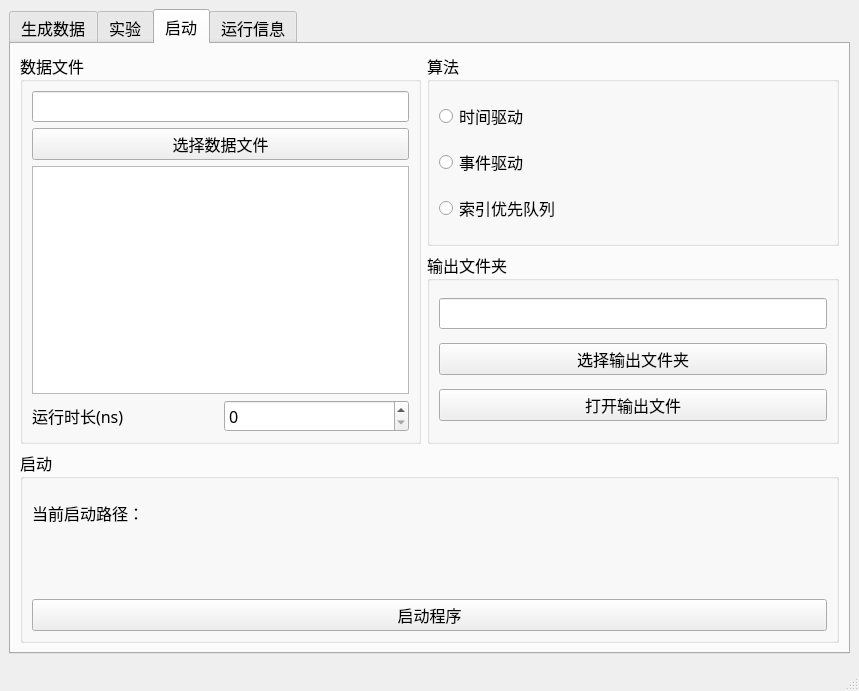
<?xml version="1.0" encoding="UTF-8"?>
<ui version="4.0">
 <class>MainWindow</class>
 <widget class="QMainWindow" name="MainWindow">
  <property name="geometry">
   <rect>
    <x>0</x>
    <y>0</y>
    <width>859</width>
    <height>691</height>
   </rect>
  </property>
  <property name="font">
   <font>
    <family>微软雅黑 Light</family>
    <pointsize>12</pointsize>
    <bold>false</bold>
   </font>
  </property>
  <property name="windowTitle">
   <string>MainWindow</string>
  </property>
  <property name="locale">
   <locale language="Chinese" country="China"/>
  </property>
  <widget class="QWidget" name="centralwidget">
   <layout class="QGridLayout" name="gridLayout_9">
    <item row="0" column="0" rowspan="2">
     <widget class="QTabWidget" name="tabWidget">
      <property name="currentIndex">
       <number>2</number>
      </property>
      <widget class="QWidget" name="tabGen">
       <attribute name="title">
        <string>生成数据</string>
       </attribute>
       <layout class="QGridLayout" name="gridLayout_11">
        <item row="1" column="2" colspan="2">
         <widget class="QGroupBox" name="generator">
          <property name="font">
           <font>
            <family>微软雅黑 Light</family>
            <pointsize>12</pointsize>
            <bold>false</bold>
           </font>
          </property>
          <property name="title">
           <string>生成</string>
          </property>
          <layout class="QGridLayout" name="gridLayout_4">
           <item row="3" column="1">
            <widget class="QPushButton" name="btnGen">
             <property name="text">
              <string>生成数据</string>
             </property>
            </widget>
           </item>
           <item row="1" column="1">
            <widget class="QLineEdit" name="textGenDir">
             <property name="text">
              <string/>
             </property>
             <property name="placeholderText">
              <string/>
             </property>
            </widget>
           </item>
           <item row="0" column="1">
            <widget class="QLabel" name="label_14">
             <property name="text">
              <string>文件夹路径</string>
             </property>
            </widget>
           </item>
           <item row="2" column="1">
            <widget class="QPushButton" name="btnOpenGenFile">
             <property name="text">
              <string>打开文件夹</string>
             </property>
            </widget>
           </item>
          </layout>
         </widget>
        </item>
        <item row="0" column="3">
         <widget class="QGroupBox" name="ctrlGroup">
          <property name="title">
           <string>控制</string>
          </property>
          <layout class="QGridLayout" name="gridLayout_5">
           <item row="2" column="0">
            <widget class="QCheckBox" name="if_fps">
             <property name="text">
              <string>实时显示程序信息</string>
             </property>
             <property name="checked">
              <bool>true</bool>
             </property>
            </widget>
           </item>
           <item row="0" column="0">
            <widget class="QCheckBox" name="if_gl">
             <property name="text">
              <string>OpenGL可视化</string>
             </property>
             <property name="checked">
              <bool>true</bool>
             </property>
            </widget>
           </item>
           <item row="1" column="0">
            <widget class="QCheckBox" name="if_output">
             <property name="text">
              <string>输出末状态</string>
             </property>
            </widget>
           </item>
           <item row="3" column="0">
            <widget class="QCheckBox" name="if_info">
             <property name="text">
              <string>实时显示系统信息</string>
             </property>
             <property name="checked">
              <bool>false</bool>
             </property>
            </widget>
           </item>
          </layout>
         </widget>
        </item>
        <item row="1" column="0" colspan="2">
         <widget class="QGroupBox" name="cArgs_2">
          <property name="font">
           <font>
            <family>微软雅黑 Light</family>
            <pointsize>12</pointsize>
            <bold>false</bold>
           </font>
          </property>
          <property name="title">
           <string>相机</string>
          </property>
          <layout class="QGridLayout" name="gridLayout_8">
           <item row="3" column="0">
            <widget class="QLabel" name="label_20">
             <property name="text">
              <string>视点位置</string>
             </property>
            </widget>
           </item>
           <item row="1" column="4">
            <widget class="QLabel" name="label_19">
             <property name="text">
              <string>Z</string>
             </property>
            </widget>
           </item>
           <item row="1" column="3">
            <widget class="QLabel" name="label_17">
             <property name="text">
              <string>Y</string>
             </property>
            </widget>
           </item>
           <item row="3" column="1">
            <widget class="QDoubleSpinBox" name="cX_2">
             <property name="value">
              <double>0.000000000000000</double>
             </property>
            </widget>
           </item>
           <item row="4" column="1">
            <widget class="QDoubleSpinBox" name="cLocX_2">
             <property name="enabled">
              <bool>true</bool>
             </property>
             <property name="wrapping">
              <bool>false</bool>
             </property>
             <property name="readOnly">
              <bool>false</bool>
             </property>
             <property name="value">
              <double>5.000000000000000</double>
             </property>
            </widget>
           </item>
           <item row="3" column="3">
            <widget class="QDoubleSpinBox" name="cY_2"/>
           </item>
           <item row="4" column="0">
            <widget class="QLabel" name="label_18">
             <property name="text">
              <string>相机位置</string>
             </property>
            </widget>
           </item>
           <item row="1" column="1">
            <widget class="QLabel" name="label_16">
             <property name="text">
              <string>X</string>
             </property>
            </widget>
           </item>
           <item row="4" column="4">
            <widget class="QDoubleSpinBox" name="cLocZ_2">
             <property name="value">
              <double>5.000000000000000</double>
             </property>
            </widget>
           </item>
           <item row="3" column="4">
            <widget class="QDoubleSpinBox" name="cZ_2"/>
           </item>
           <item row="4" column="3">
            <widget class="QDoubleSpinBox" name="cLocY_2">
             <property name="value">
              <double>5.000000000000000</double>
             </property>
            </widget>
           </item>
           <item row="6" column="0">
            <widget class="QLabel" name="label_22">
             <property name="text">
              <string>刷新步长(s)</string>
             </property>
            </widget>
           </item>
           <item row="5" column="3">
            <widget class="QDoubleSpinBox" name="cRot_v">
             <property name="suffix">
              <string/>
             </property>
             <property name="value">
              <double>0.050000000000000</double>
             </property>
            </widget>
           </item>
           <item row="6" column="3">
            <widget class="QDoubleSpinBox" name="dispRate">
             <property name="suffix">
              <string/>
             </property>
             <property name="value">
              <double>60.000000000000000</double>
             </property>
            </widget>
           </item>
           <item row="5" column="0" colspan="2">
            <widget class="QLabel" name="label_21">
             <property name="text">
              <string>环绕速度(rad/s)</string>
             </property>
            </widget>
           </item>
          </layout>
         </widget>
        </item>
        <item row="0" column="0" colspan="3">
         <widget class="QTabWidget" name="tabGenArgs">
          <property name="currentIndex">
           <number>1</number>
          </property>
          <widget class="QWidget" name="tabBall">
           <attribute name="title">
            <string>球体系统</string>
           </attribute>
           <layout class="QGridLayout" name="gridLayout_6">
            <item row="0" column="0">
             <widget class="QGroupBox" name="bArgs">
              <property name="font">
               <font>
                <family>微软雅黑 Light</family>
                <pointsize>12</pointsize>
                <bold>false</bold>
               </font>
              </property>
              <property name="title">
               <string>球体</string>
              </property>
              <layout class="QGridLayout" name="gridLayout">
               <item row="2" column="2">
                <widget class="QCheckBox" name="bMassR">
                 <property name="text">
                  <string>分布</string>
                 </property>
                </widget>
               </item>
               <item row="3" column="0">
                <widget class="QLabel" name="label_3">
                 <property name="text">
                  <string>速度(m/s)</string>
                 </property>
                </widget>
               </item>
               <item row="5" column="1">
                <widget class="QSpinBox" name="bNum">
                 <property name="value">
                  <number>2</number>
                 </property>
                </widget>
               </item>
               <item row="3" column="1">
                <widget class="QDoubleSpinBox" name="bVelocity">
                 <property name="value">
                  <double>1.000000000000000</double>
                 </property>
                </widget>
               </item>
               <item row="4" column="0">
                <widget class="QLabel" name="label_4">
                 <property name="text">
                  <string>间距(m)</string>
                 </property>
                </widget>
               </item>
               <item row="2" column="0">
                <widget class="QLabel" name="label_2">
                 <property name="text">
                  <string>质量(kg)</string>
                 </property>
                </widget>
               </item>
               <item row="3" column="2">
                <widget class="QCheckBox" name="bVelocityR">
                 <property name="text">
                  <string>分布</string>
                 </property>
                 <property name="checked">
                  <bool>false</bool>
                 </property>
                </widget>
               </item>
               <item row="5" column="0">
                <widget class="QLabel" name="label_5">
                 <property name="text">
                  <string>边个数</string>
                 </property>
                </widget>
               </item>
               <item row="4" column="1">
                <widget class="QDoubleSpinBox" name="bDistance">
                 <property name="value">
                  <double>1.500000000000000</double>
                 </property>
                </widget>
               </item>
               <item row="0" column="1">
                <widget class="QDoubleSpinBox" name="bRadium">
                 <property name="value">
                  <double>0.500000000000000</double>
                 </property>
                </widget>
               </item>
               <item row="2" column="1">
                <widget class="QDoubleSpinBox" name="bMass">
                 <property name="value">
                  <double>1.000000000000000</double>
                 </property>
                </widget>
               </item>
               <item row="0" column="0">
                <widget class="QLabel" name="label">
                 <property name="text">
                  <string>半径(m)</string>
                 </property>
                </widget>
               </item>
               <item row="0" column="2">
                <widget class="QCheckBox" name="bRadiumR">
                 <property name="text">
                  <string>分布</string>
                 </property>
                </widget>
               </item>
              </layout>
             </widget>
            </item>
            <item row="0" column="1">
             <widget class="QGroupBox" name="cArgs">
              <property name="font">
               <font>
                <family>微软雅黑 Light</family>
                <pointsize>12</pointsize>
                <bold>false</bold>
               </font>
              </property>
              <property name="title">
               <string>容器</string>
              </property>
              <layout class="QGridLayout" name="gridLayout_2">
               <item row="5" column="2">
                <widget class="QDoubleSpinBox" name="cLocX"/>
               </item>
               <item row="6" column="0">
                <widget class="QLabel" name="label_12">
                 <property name="text">
                  <string>Y</string>
                 </property>
                </widget>
               </item>
               <item row="4" column="2">
                <widget class="QLabel" name="label_7">
                 <property name="maximumSize">
                  <size>
                   <width>16777215</width>
                   <height>40</height>
                  </size>
                 </property>
                 <property name="text">
                  <string>中心位置(m)</string>
                 </property>
                </widget>
               </item>
               <item row="7" column="2">
                <widget class="QDoubleSpinBox" name="cLocZ"/>
               </item>
               <item row="4" column="1">
                <widget class="QLabel" name="label_6">
                 <property name="maximumSize">
                  <size>
                   <width>16777215</width>
                   <height>40</height>
                  </size>
                 </property>
                 <property name="text">
                  <string>各边长度(m)</string>
                 </property>
                </widget>
               </item>
               <item row="5" column="1">
                <widget class="QDoubleSpinBox" name="cX">
                 <property name="value">
                  <double>4.500000000000000</double>
                 </property>
                </widget>
               </item>
               <item row="7" column="1">
                <widget class="QDoubleSpinBox" name="cZ">
                 <property name="value">
                  <double>4.500000000000000</double>
                 </property>
                </widget>
               </item>
               <item row="5" column="0">
                <widget class="QLabel" name="label_11">
                 <property name="text">
                  <string>X</string>
                 </property>
                </widget>
               </item>
               <item row="7" column="0">
                <widget class="QLabel" name="label_13">
                 <property name="text">
                  <string>Z</string>
                 </property>
                </widget>
               </item>
               <item row="6" column="1">
                <widget class="QDoubleSpinBox" name="cY">
                 <property name="value">
                  <double>4.500000000000000</double>
                 </property>
                </widget>
               </item>
               <item row="6" column="2">
                <widget class="QDoubleSpinBox" name="cLocY"/>
               </item>
               <item row="3" column="1">
                <widget class="QCheckBox" name="if_c">
                 <property name="maximumSize">
                  <size>
                   <width>16777215</width>
                   <height>32</height>
                  </size>
                 </property>
                 <property name="text">
                  <string>使用容器</string>
                 </property>
                 <property name="checked">
                  <bool>true</bool>
                 </property>
                </widget>
               </item>
              </layout>
             </widget>
            </item>
           </layout>
          </widget>
          <widget class="QWidget" name="gArgs">
           <attribute name="title">
            <string>理想气体</string>
           </attribute>
           <layout class="QGridLayout" name="gridLayout_3">
            <item row="2" column="1">
             <widget class="QDoubleSpinBox" name="gTem">
              <property name="maximum">
               <double>1000000.000000000000000</double>
              </property>
              <property name="value">
               <double>273.149999999999977</double>
              </property>
             </widget>
            </item>
            <item row="7" column="1">
             <widget class="QComboBox" name="gType">
              <property name="currentIndex">
               <number>3</number>
              </property>
              <item>
               <property name="text">
                <string>Hydrogen</string>
               </property>
              </item>
              <item>
               <property name="text">
                <string>Helium</string>
               </property>
              </item>
              <item>
               <property name="text">
                <string>Nitrogen</string>
               </property>
              </item>
              <item>
               <property name="text">
                <string>Oxygen</string>
               </property>
              </item>
             </widget>
            </item>
            <item row="6" column="0">
             <widget class="QLabel" name="label_10">
              <property name="text">
               <string>气压(Pa)</string>
              </property>
             </widget>
            </item>
            <item row="1" column="1">
             <widget class="QLabel" name="label_9">
              <property name="text">
               <string>温度(K)</string>
              </property>
             </widget>
            </item>
            <item row="6" column="1">
             <widget class="QLabel" name="label_23">
              <property name="text">
               <string>分子种类</string>
              </property>
             </widget>
            </item>
            <item row="7" column="0">
             <widget class="QDoubleSpinBox" name="gPre">
              <property name="maximum">
               <double>100000000.000000000000000</double>
              </property>
              <property name="value">
               <double>101325.000000000000000</double>
              </property>
             </widget>
            </item>
            <item row="2" column="0">
             <widget class="QDoubleSpinBox" name="gLen">
              <property name="decimals">
               <number>6</number>
              </property>
              <property name="minimum">
               <double>0.000000000000000</double>
              </property>
              <property name="value">
               <double>0.300000000000000</double>
              </property>
             </widget>
            </item>
            <item row="1" column="0">
             <widget class="QLabel" name="label_8">
              <property name="text">
               <string>容器边长(μm)</string>
              </property>
             </widget>
            </item>
           </layout>
          </widget>
         </widget>
        </item>
       </layout>
      </widget>
      <widget class="QWidget" name="tabExp">
       <attribute name="title">
        <string>实验</string>
       </attribute>
       <layout class="QGridLayout" name="gridLayout_10">
        <item row="0" column="0">
         <widget class="QGroupBox" name="expSelcet">
          <property name="minimumSize">
           <size>
            <width>401</width>
            <height>0</height>
           </size>
          </property>
          <property name="title">
           <string>实验</string>
          </property>
          <layout class="QVBoxLayout" name="verticalLayout">
           <item>
            <widget class="QRadioButton" name="exp1">
             <property name="text">
              <string>4.1 时间和事件驱动</string>
             </property>
            </widget>
           </item>
           <item>
            <widget class="QRadioButton" name="exp2">
             <property name="text">
              <string>4.2 浮点运算误差</string>
             </property>
            </widget>
           </item>
           <item>
            <widget class="QRadioButton" name="exp3">
             <property name="text">
              <string>4.3 索引优先队列</string>
             </property>
            </widget>
           </item>
          </layout>
         </widget>
        </item>
        <item row="1" column="0">
         <widget class="QPushButton" name="btnRunExp">
          <property name="text">
           <string>启动实验</string>
          </property>
         </widget>
        </item>
        <item row="0" column="1" rowspan="2">
         <widget class="QTextBrowser" name="textExp">
          <property name="html">
           <string>&lt;!DOCTYPE HTML PUBLIC &quot;-//W3C//DTD HTML 4.0//EN&quot; &quot;http://www.w3.org/TR/REC-html40/strict.dtd&quot;&gt;
&lt;html&gt;&lt;head&gt;&lt;meta name=&quot;qrichtext&quot; content=&quot;1&quot; /&gt;&lt;meta charset=&quot;utf-8&quot; /&gt;&lt;style type=&quot;text/css&quot;&gt;
p, li { white-space: pre-wrap; }
&lt;/style&gt;&lt;/head&gt;&lt;body style=&quot; font-family:'微软雅黑 Light'; font-size:12pt; font-weight:400; font-style:normal;&quot;&gt;
&lt;p style=&quot; margin-top:0px; margin-bottom:0px; margin-left:0px; margin-right:0px; -qt-block-indent:0; text-indent:0px;&quot;&gt;选择一个实验，点击启动实验按钮，实验程序将自动运行。请等待实验程序结束。&lt;/p&gt;
&lt;p style=&quot;-qt-paragraph-type:empty; margin-top:0px; margin-bottom:0px; margin-left:0px; margin-right:0px; -qt-block-indent:0; text-indent:0px;&quot;&gt;&lt;br /&gt;&lt;/p&gt;
&lt;p style=&quot; margin-top:0px; margin-bottom:0px; margin-left:0px; margin-right:0px; -qt-block-indent:0; text-indent:0px;&quot;&gt;实验说明：&lt;/p&gt;
&lt;p style=&quot;-qt-paragraph-type:empty; margin-top:0px; margin-bottom:0px; margin-left:0px; margin-right:0px; -qt-block-indent:0; text-indent:0px;&quot;&gt;&lt;br /&gt;&lt;/p&gt;
&lt;p style=&quot; margin-top:0px; margin-bottom:0px; margin-left:0px; margin-right:0px; -qt-block-indent:0; text-indent:0px;&quot;&gt;&lt;span style=&quot; font-weight:700;&quot;&gt;4.1 时间驱动和事件驱动&lt;/span&gt;&lt;/p&gt;
&lt;p style=&quot; margin-top:0px; margin-bottom:0px; margin-left:0px; margin-right:0px; -qt-block-indent:0; text-indent:0px;&quot;&gt;实验程序将按顺序对每份实验数据调用时间驱动和事件驱动的程序，记录运行事件并输出到结果文件中&lt;/p&gt;
&lt;p style=&quot;-qt-paragraph-type:empty; margin-top:0px; margin-bottom:0px; margin-left:0px; margin-right:0px; -qt-block-indent:0; text-indent:0px;&quot;&gt;&lt;br /&gt;&lt;/p&gt;
&lt;p style=&quot; margin-top:0px; margin-bottom:0px; margin-left:0px; margin-right:0px; -qt-block-indent:0; text-indent:0px;&quot;&gt;&lt;span style=&quot; font-weight:700;&quot;&gt;4.2 浮点运算误差&lt;/span&gt;&lt;/p&gt;
&lt;p style=&quot; margin-top:0px; margin-bottom:0px; margin-left:0px; margin-right:0px; -qt-block-indent:0; text-indent:0px;&quot;&gt;直接使用指定数据进行重复实验，输出系统末态到文件中。需要用Excel对数据进行处理&lt;/p&gt;
&lt;p style=&quot;-qt-paragraph-type:empty; margin-top:0px; margin-bottom:0px; margin-left:0px; margin-right:0px; -qt-block-indent:0; text-indent:0px;&quot;&gt;&lt;br /&gt;&lt;/p&gt;
&lt;p style=&quot; margin-top:0px; margin-bottom:0px; margin-left:0px; margin-right:0px; -qt-block-indent:0; text-indent:0px;&quot;&gt;&lt;span style=&quot; font-weight:700;&quot;&gt;4.3 索引优先队列&lt;/span&gt;&lt;/p&gt;
&lt;p style=&quot; margin-top:0px; margin-bottom:0px; margin-left:0px; margin-right:0px; -qt-block-indent:0; text-indent:0px;&quot;&gt;使用指定数据用普通优先队列和索引优先队列进行重复实验，记录队列长度&lt;/p&gt;&lt;/body&gt;&lt;/html&gt;</string>
          </property>
         </widget>
        </item>
       </layout>
      </widget>
      <widget class="QWidget" name="tabRun">
       <attribute name="title">
        <string>启动</string>
       </attribute>
       <layout class="QGridLayout" name="gridLayout_14">
        <item row="0" column="0" rowspan="2">
         <widget class="QGroupBox" name="data">
          <property name="minimumSize">
           <size>
            <width>401</width>
            <height>0</height>
           </size>
          </property>
          <property name="title">
           <string>数据文件</string>
          </property>
          <layout class="QGridLayout" name="gridLayout_7">
           <item row="2" column="1" colspan="2">
            <widget class="QTextBrowser" name="textDataInfo"/>
           </item>
           <item row="3" column="2">
            <widget class="QSpinBox" name="gTime">
             <property name="minimum">
              <number>0</number>
             </property>
            </widget>
           </item>
           <item row="0" column="1" colspan="2">
            <widget class="QLineEdit" name="textDataFile"/>
           </item>
           <item row="3" column="1">
            <widget class="QLabel" name="label_15">
             <property name="text">
              <string>运行时长(ns)</string>
             </property>
            </widget>
           </item>
           <item row="1" column="1" colspan="2">
            <widget class="QPushButton" name="btnDataFile">
             <property name="text">
              <string>选择数据文件</string>
             </property>
            </widget>
           </item>
          </layout>
         </widget>
        </item>
        <item row="0" column="1">
         <widget class="QSplitter" name="splitter">
          <property name="orientation">
           <enum>Qt::Horizontal</enum>
          </property>
          <widget class="QGroupBox" name="algGroup">
           <property name="font">
            <font>
             <family>微软雅黑 Light</family>
             <pointsize>12</pointsize>
             <bold>false</bold>
            </font>
           </property>
           <property name="title">
            <string>算法</string>
           </property>
           <layout class="QVBoxLayout" name="verticalLayout_3">
            <item>
             <widget class="QRadioButton" name="algTime">
              <property name="text">
               <string>时间驱动</string>
              </property>
              <property name="checkable">
               <bool>false</bool>
              </property>
              <property name="checked">
               <bool>false</bool>
              </property>
             </widget>
            </item>
            <item>
             <widget class="QRadioButton" name="algEvent">
              <property name="text">
               <string>事件驱动</string>
              </property>
              <property name="checkable">
               <bool>false</bool>
              </property>
             </widget>
            </item>
            <item>
             <widget class="QRadioButton" name="algIndex">
              <property name="text">
               <string>索引优先队列</string>
              </property>
              <property name="checkable">
               <bool>false</bool>
              </property>
             </widget>
            </item>
           </layout>
          </widget>
         </widget>
        </item>
        <item row="1" column="1">
         <widget class="QGroupBox" name="output">
          <property name="title">
           <string>输出文件夹</string>
          </property>
          <layout class="QGridLayout" name="gridLayout_12">
           <item row="0" column="0">
            <widget class="QLineEdit" name="textOutputDir"/>
           </item>
           <item row="1" column="0">
            <widget class="QPushButton" name="btnOutputDir">
             <property name="text">
              <string>选择输出文件夹</string>
             </property>
            </widget>
           </item>
           <item row="2" column="0">
            <widget class="QPushButton" name="btnOpenOutputFile">
             <property name="text">
              <string>打开输出文件</string>
             </property>
            </widget>
           </item>
          </layout>
         </widget>
        </item>
        <item row="2" column="0" colspan="2">
         <widget class="QGroupBox" name="run">
          <property name="title">
           <string>启动</string>
          </property>
          <layout class="QVBoxLayout" name="verticalLayout_2">
           <item>
            <widget class="QLabel" name="label_24">
             <property name="text">
              <string>当前启动路径：</string>
             </property>
            </widget>
           </item>
           <item>
            <widget class="QLabel" name="textRunFile">
             <property name="text">
              <string/>
             </property>
            </widget>
           </item>
           <item>
            <widget class="QPushButton" name="btnRun">
             <property name="text">
              <string>启动程序</string>
             </property>
            </widget>
           </item>
          </layout>
         </widget>
        </item>
       </layout>
      </widget>
      <widget class="QWidget" name="tab">
       <attribute name="title">
        <string>运行信息</string>
       </attribute>
       <layout class="QGridLayout" name="gridLayout_13">
        <item row="0" column="0">
         <widget class="QTextBrowser" name="textRunInfo"/>
        </item>
       </layout>
      </widget>
     </widget>
    </item>
   </layout>
  </widget>
  <widget class="QStatusBar" name="statusBar"/>
 </widget>
 <resources/>
 <connections/>
</ui>
